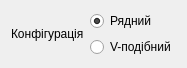
     <widget class="QWidget" name="layoutWidget">
      <property name="geometry">
       <rect>
        <x>240</x>
        <y>50</y>
        <width>161</width>
        <height>46</height>
       </rect>
      </property>
      <layout class="QHBoxLayout" name="horizontalLayout_5">
       <item>
        <widget class="QLabel" name="label_12">
         <property name="maximumSize">
          <size>
           <width>142</width>
           <height>20</height>
          </size>
         </property>
         <property name="font">
          <font>
           <pointsize>9</pointsize>
          </font>
         </property>
         <property name="text">
          <string>Конфігурація</string>
         </property>
        </widget>
       </item>
       <item>
        <layout class="QVBoxLayout" name="verticalLayout_3">
         <item>
          <widget class="QRadioButton" name="radioButton_In_lineEngine">
           <property name="maximumSize">
            <size>
             <width>100</width>
             <height>20</height>
            </size>
           </property>
           <property name="text">
            <string>Рядний</string>
           </property>
           <property name="checkable">
            <bool>true</bool>
           </property>
           <property name="checked">
            <bool>true</bool>
           </property>
           <property name="autoRepeat">
            <bool>false</bool>
           </property>
          </widget>
         </item>
         <item>
          <widget class="QRadioButton" name="radioButton_V_shaped">
           <property name="maximumSize">
            <size>
             <width>100</width>
             <height>20</height>
            </size>
           </property>
           <property name="text">
            <string>V-подібний</string>
           </property>
           <property name="autoRepeat">
            <bool>false</bool>
           </property>
          </widget>
         </item>
        </layout>
       </item>
      </layout>
     </widget>
